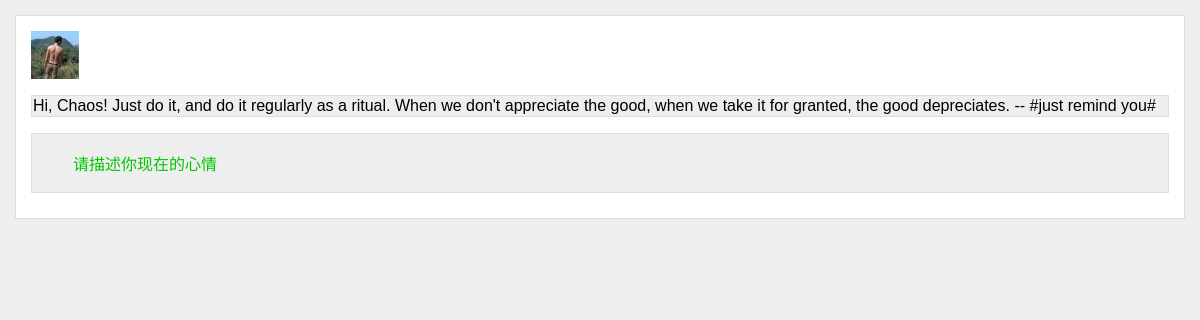
/polls/, run on an earlier commit of the app's database.
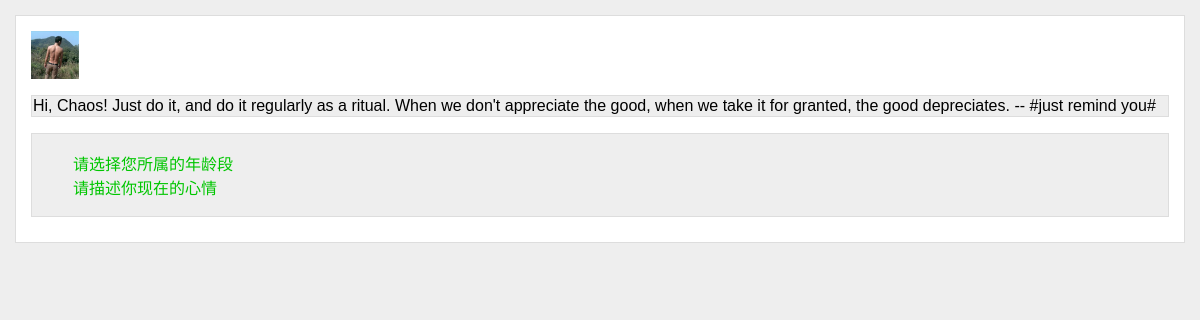
And on a later commit of the database.
### polls/models.py (models this page shows, shortened)
@python_2_unicode_compatible
class Question(models.Model):
    question_text = models.CharField('问题', max_length=200)
    pub_date = models.DateTimeField('发布日期')
    def was_published_recently(self):
        now = timezone.now()
        return now - datetime.timedelta(days=1) <= self.pub_date <= now
    was_published_recently.admin_order_field = 'pub_date'
    was_published_recently.boolean = True
    was_published_recently.short_description = 'Published recently?'

### polls/views.py (the view)
class IndexView(generic.ListView):
    template_name = 'polls/index.html'
    context_object_name = 'latest_question_list'
    def get_queryset(self):
        return Question.objects.filter(
            pub_date__lte=timezone.now()
        ).order_by('-pub_date')[:5]

### polls/templates/polls/index.html
{% extends 'polls/base.html' %}
{% block content %}
<div class="detail">
{% if latest_question_list %}
    <ul>
    {% for question in latest_question_list %}
        <li><a href="{% url 'polls:detail' question.id %}">{{ question.question_text }}</a></li>
    {% endfor %}
    </ul>
{% else %}
    <p>No polls are available.</p>
{% endif %}
</div>
{% endblock %}

What changed in the data, as far as the page shows it:
added Question: question_text "请选择您所属的年龄段"
